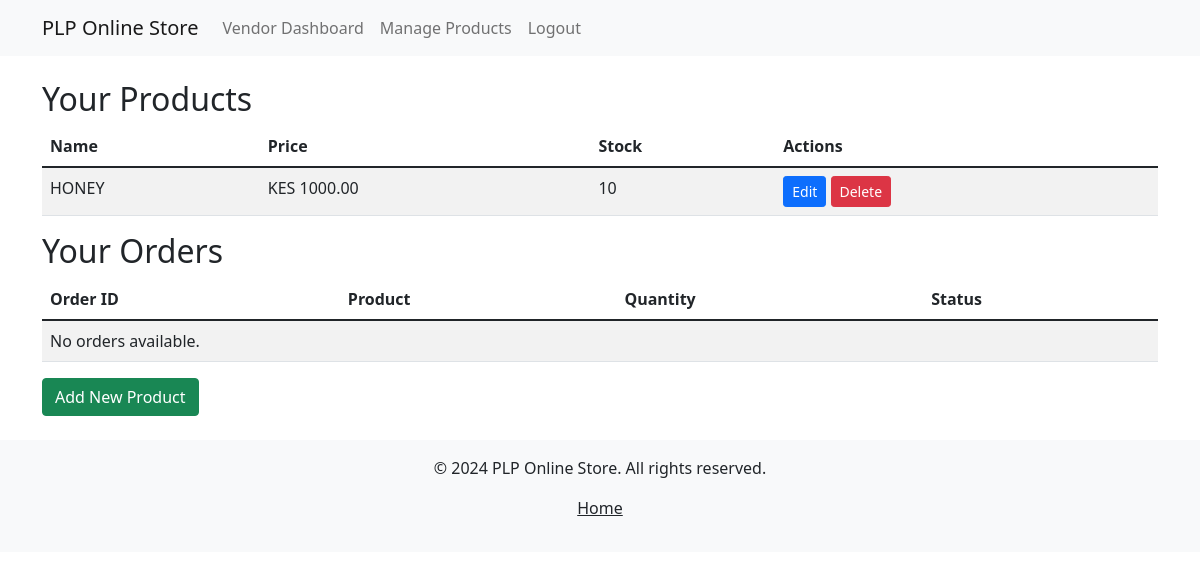
The page /accounts/vendor/dashboard/ (signed in) on the database as committed earlier.
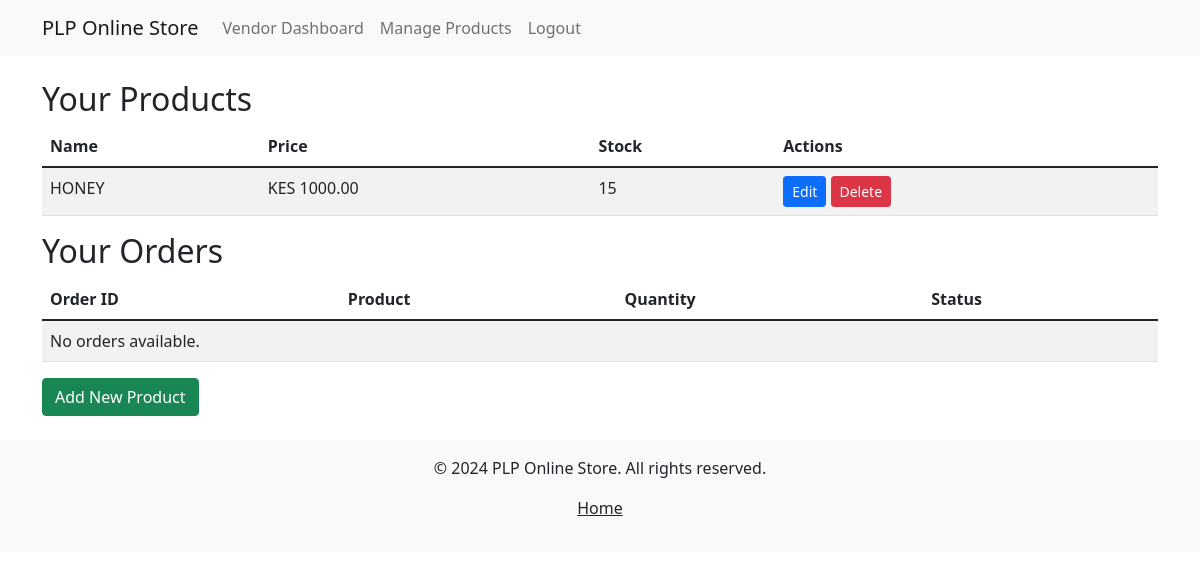
The same page on the database as committed later.
### store/models.py (models this page shows, shortened)
class Products(models.Model):
    name = models.CharField(max_length=200)
    slug = models.SlugField(max_length=200, blank=True)  # Allow blank to auto-generate slug
    description = models.TextField(null=True, blank=True, max_length=10000)
    category = models.ForeignKey(Category, on_delete=models.CASCADE)
    price = models.DecimalField(max_digits=10, decimal_places=2, validators=[validate_price])
    image = models.ImageField(null=True, blank=True)
    stock = models.IntegerField()
    available = models.BooleanField(default=True)
    created = models.DateTimeField(auto_now_add=True)
    updated = models.DateTimeField(auto_now=True)
    vendor = models.ForeignKey(Vendor, on_delete=models.CASCADE, related_name='products')
    class Meta:
        ordering = ('name',)
        verbose_name = 'product'
        verbose_name_plural = 'products'
        unique_together = ('slug', 'category')

### accounts/views.py (the view)
# urls.py: path('vendor/dashboard/', views.vendor_dashboard, name='vendor_dashboard'),
@login_required
def vendor_dashboard(request):
    vendor = get_object_or_404(Vendor, user=request.user)
    products = Products.objects.filter(vendor=vendor)
    orders = Order.objects.filter(product__vendor=vendor)
    return render(request, 'accounts/vendor_dashboard.html', {'products': products, 'orders': orders})

### accounts/templatetags/user_filters.py (called while the page is built)
@register.filter(name='is_member')
def is_member(user, group_name):
    return user.groups.filter(name=group_name).exists()

### templates/accounts/vendor_dashboard.html (shortened to what this page needs)
{% extends 'base.html' %}
{% block content %}
<h2>Your Products</h2>
<table class="table table-striped">
    <thead>
        <tr>
            <th>Name</th>
            <th>Price</th>
            <th>Stock</th>
            <th>Actions</th>
        </tr>
    </thead>
    <tbody>
        {% for product in products %}
        <tr>
            <td>{{ product.name }}</td>
            <td>KES {{ product.price }}</td>
            <td>{{ product.stock }}</td>
            <td>
                <a href="{% url 'store:edit_product' product.id %}" class="btn btn-primary btn-sm">Edit</a>
                <a href="{% url 'store:delete_product' product.id %}" class="btn btn-danger btn-sm">Delete</a>
            </td>
        </tr>
        {% empty %}
        <tr>
            <td colspan="4">No products available.</td>
        </tr>
        {% endfor %}
    </tbody>
</table>
<h2>Your Orders</h2>
<table class="table table-striped">
    <thead>
        <tr>
            <th>Order ID</th>
            <th>Product</th>
            <th>Quantity</th>
            <th>Status</th>
        </tr>
    </thead>
    <tbody>
        {% for order in orders %}
        <tr>
            <td>{{ order.id }}</td>
            <td>{{ order.product.name }}</td>
            <td>{{ order.quantity }}</td>
            <td>{{ order.get_status_display }}</td>
        </tr>
        {% empty %}
        <tr>
            <td colspan="4">No orders available.</td>
        </tr>
        {% endfor %}
    </tbody>
</table>
<a href="{% url 'store:add_product' %}" class="btn btn-success">Add New Product</a>
{% endblock %}

Rows that differ between the two databases and show on the page:
changed Products "HONEY": stock "10" → "15"
